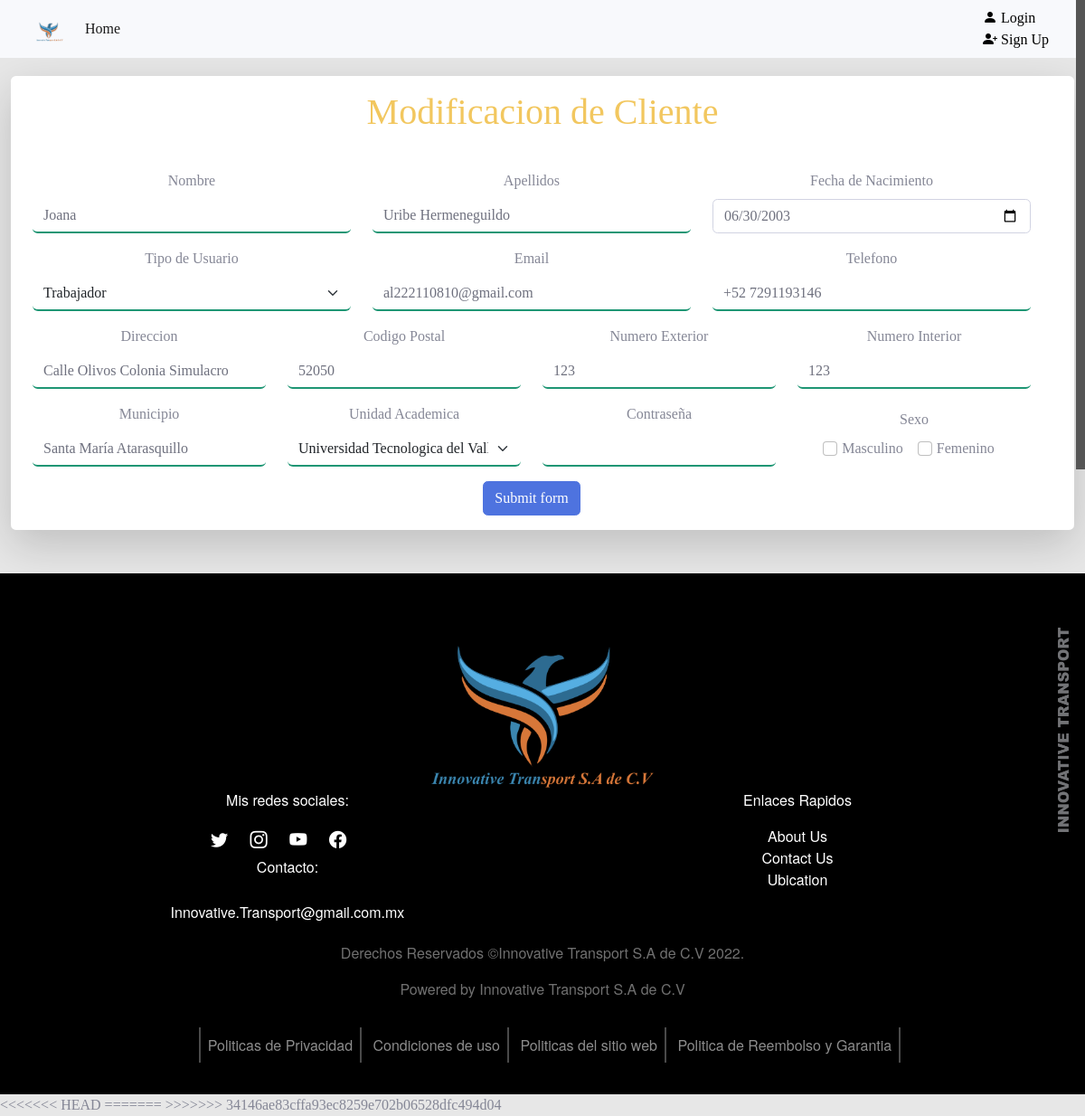
Before: /admin/operaciones/modificar_cliente.php?operacion=2 with the older database file.
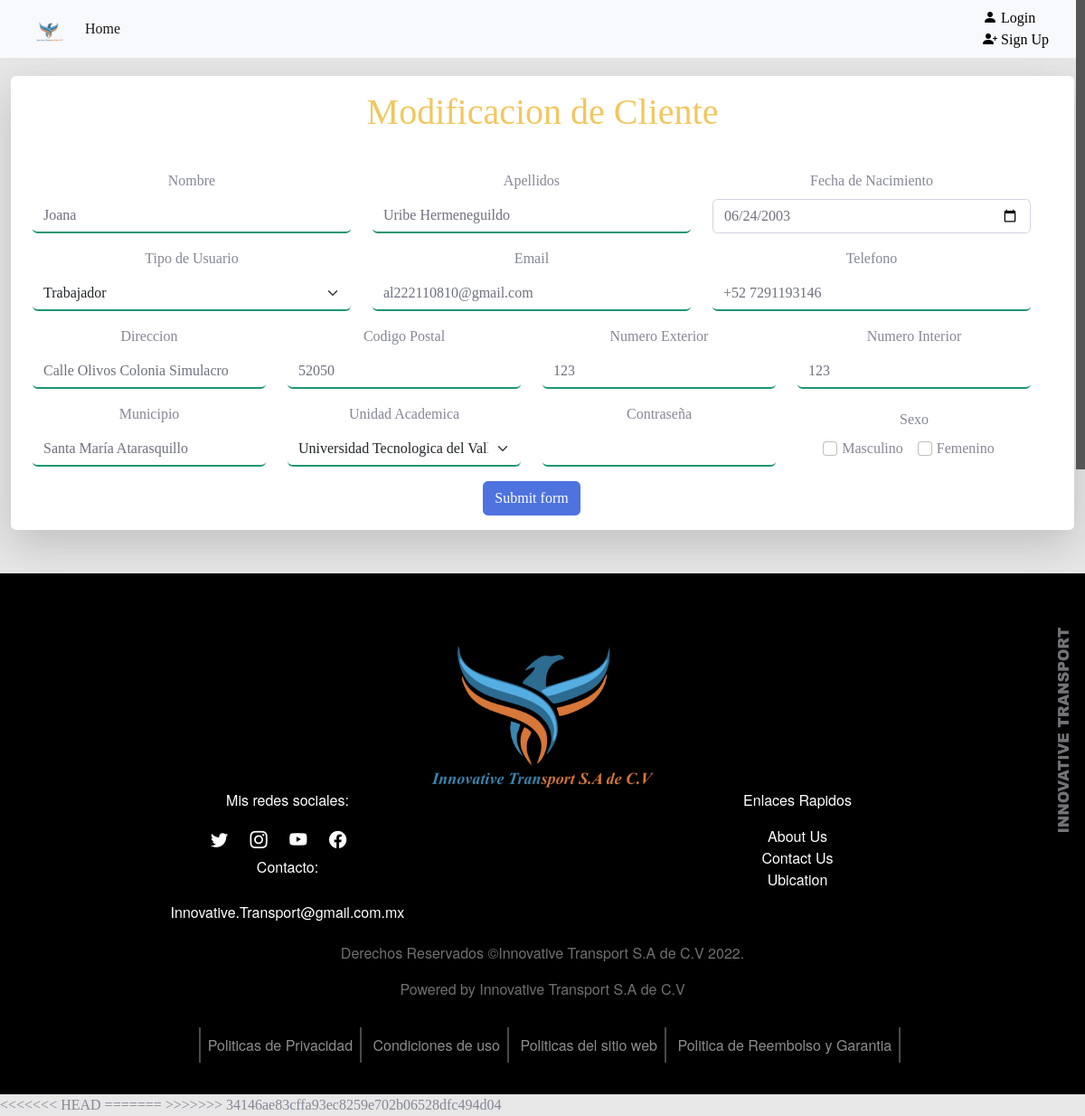
After: the same page with the newer database file.
### tables this page shows
CREATE TABLE `cliente` (
  `idCliente` int(11) NOT NULL,
  `nombre` varchar(50) DEFAULT NULL,
  `apellidos` varchar(50) DEFAULT NULL,
  `fechaNac` date DEFAULT NULL,
  `idTUsuario` int(11) DEFAULT NULL,
  `email` varchar(255) DEFAULT NULL,
  `telefono` varchar(14) DEFAULT NULL,
  `calle` varchar(100) DEFAULT NULL,
  `numExt` int(11) DEFAULT NULL,
  `numInt` int(11) DEFAULT NULL,
  `municipio` varchar(100) DEFAULT NULL,
  `codigoPostal` int(11) DEFAULT NULL,
  `idServicio` int(11) NOT NULL,
  `idEscuela` int(11) DEFAULT NULL,
  `Status` int(11) NOT NULL,
  `Sexo` char(12) NOT NULL,
  `password` varchar(100) NOT NULL,
  `dateCreacion` datetime DEFAULT NULL,
  `dateModificacion` datetime DEFAULT NULL,
  `dateEliminacion` datetime DEFAULT NULL,
  `img` varchar(255) DEFAULT NULL
);

### admin/operaciones/modificar_cliente.php (the view, shortened to what the changed rows need)
<?php
require_once './../../includes/header.php';
require '../../config/ConexionDB.php';
$querycliente = 'SELECT * FROM cliente WHERE idCliente =' . $_REQUEST['operacion'];
$cliente = mysqli_query($conexion, $querycliente);
$row_cliente = mysqli_fetch_assoc($cliente);
?>
<section class="modificar-boleto">
    <div class="container">
        <div class="row shadow-lg p-3 mb-5 bg-body rounded">
            <h1>Modificacion de Cliente</h1>
            <form class="row g-3 needs-validation" id="modificar-cliente" novalidate>
                <div class="col-md-4">
                    <label for="exampleInputEmail1" class="form-label">Nombre</label>
                    <input type="text" class="form-control" id="exampleInputPassword1" value="<?php echo $row_cliente['nombre']; ?>" name="nombre">
                </div>
                <div class="col-md-4">
                    <label for="exampleInputEmail1" class="form-label">Apellidos</label>
                    <input type="text" class="form-control" id="exampleInputPassword1" value="<?php echo $row_cliente['apellidos']; ?>" name="apellidos">
                </div>
                <div class="col-md-4">
                    <label for="exampleInputPassword1" class="form-label">Fecha de Nacimiento</label>
                    <input type="date" class="form-control" id="exampleInputPassword1" name="fechaNac" value="<?php echo $row_cliente['fechaNac'] ?>">
                </div>
                <div class="col-md-4">
                    <label for="exampleInputPassword1" class="form-label">Email</label>
                    <input type="text" class="form-control" id="exampleInputPassword1" name="email" value="<?php echo $row_cliente['email'] ?>">
                </div>
                <div class="col-md-4">
                    <label for="validationCustom04" class="form-label">Telefono</label>
                    <input type="text" class="form-control" id="exampleInputPassword1" name="phone" value="<?php echo $row_cliente['telefono'] ?>">
                </div>
                <div class="col-md-3">
                    <label for="validationCustom04" class="form-label">Direccion</label>
                    <input type="text" class="form-control" id="exampleInputPassword1" name="direccion" value="<?php echo $row_cliente['calle'] ?>">
                </div>
                <div class="col-md-3">
                    <label for="exampleInputPassword1" class="form-label">Codigo Postal</label>
                    <input name="cp" type="text" class="form-control" id="exampleInputPassword1" value="<?php echo $row_cliente['codigoPostal'] ?>">
                </div>
                <div class="col-md-3">
                    <label for="exampleInputPassword1" class="form-label">Numero Exterior</label>
                    <input name="numExt" type="text" class="form-control" id="exampleInputPassword1" value="<?php echo $row_cliente['numExt'] ?>">
                </div>
                <div class="col-md-3">
                    <label for="exampleInputPassword1" class="form-label">Numero Interior</label>
                    <input name="numInt" type="text" class="form-control" id="exampleInputPassword1" value="<?php echo $row_cliente['numInt'] ?>">
                </div>
                <div class="col-md-3">
                    <label for="exampleInputPassword1" class="form-label">Municipio</label>
                    <input name="municipio" type="text" class="form-control" id="exampleInputPassword1" value="<?php echo $row_cliente['municipio'] ?>">
                </div>
            </form>
        </div>
    </div>
</section>
<?php include_once './../../includes/footer.php';

Changed rows visible on the page:
changed cliente "Joana": fechaNac "06/30/2003" → "06/24/2003"
